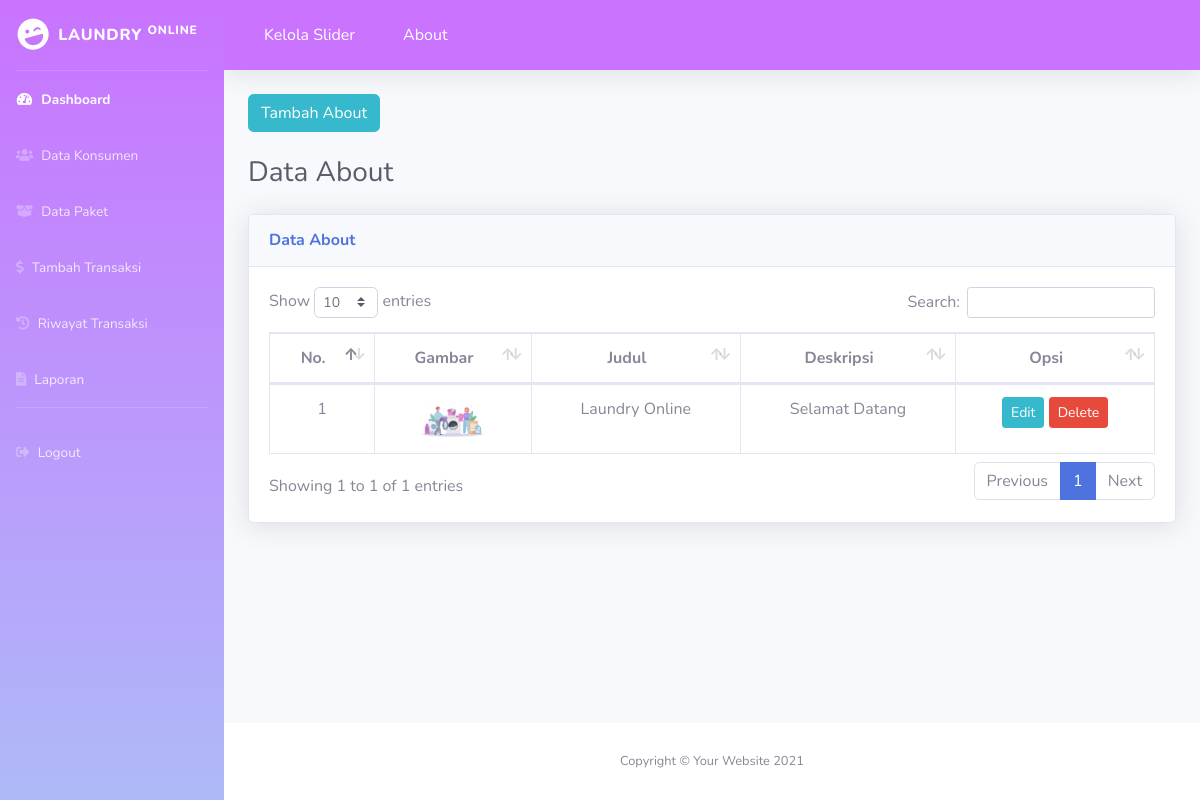
The app's page /index.php/about with its own data.
### tables this page shows
CREATE TABLE `about` (
  `id_about` int(11) NOT NULL,
  `judul_about` varchar(50) NOT NULL,
  `deskripsi_about` text NOT NULL,
  `gambar_about` varchar(100) NOT NULL
);

### application/controllers/About.php (called while the page is built, shortened)
<?php
class About extends CI_Controller
{
    public function index()
    {
        $isi['content'] = 'backend/about/v_about';
        $isi['judul']   = 'Data About';
        $isi['about'] = $this->db->get('about')->result();
        $this->load->view('backend/dashboard', $isi);
    }
}

### index.php (called while the page is built, shortened)
<?php
require_once BASEPATH.'core/CodeIgniter.php';

### application/views/backend/about/v_about.php (the view, shortened to what this page needs)
<div class="container-fluid">
    <div class="row">
        <div class="col-md-12">
            <a href="<?= base_url() ?>about/tambah" class="btn btn-info">Tambah About</a><br><br>
        </div>
    </div>
    <h1 class="h3 mb-4 text-gray-800"><?= $judul ?></h1>
    <div class="card shadow mb-4">
        <div class="card-header py-3">
            <h6 class="m-0 font-weight-bold text-primary"><?= $judul ?></h6>
        </div>
        <div class="card-body">
            <div class="table-responsive">
                <table class="table table-bordered" id="dataTable" width="100%" cellspacing="0">
                    <thead>
                        <tr>
                            <th class="text-center">No. </th>
                            <th class="text-center">Gambar</th>
                            <th class="text-center">Judul</th>
                            <th class="text-center">Deskripsi</th>
                            <th class="text-center">Opsi</th>
                        </tr>
                    </thead>
                    <tbody>
                        <?php $no = 1;
                        foreach ($about as $a) { ?>
                            <tr>
                                <td class="text-center"><?= $no++ ?></td>
                                <td class="text-center">
                                    <a href="<?= base_url('assets/images/about/') ?><?= $a->gambar_about ?>" target="_blank">
                                        <img src="<?= base_url('assets/images/about/') ?><?= $a->gambar_about ?>" width="70">
                                    </a>
                                </td>
                                <td class="text-center"><?= $a->judul_about ?></td>
                                <td class="text-center"><?= $a->deskripsi_about ?></td>
                                <td class="text-center">
                                    <a href="<?= base_url() ?>about/edit/<?= $a->id_about ?>" class="btn btn-info btn-sm">Edit</a>
                                    <a onclick="return confirm('Yakin mau menghapus?')" href="<?= base_url() ?>about/delete/<?= $a->id_about ?>" class="btn btn-danger btn-sm">Delete</a>
                                </td>
                            </tr>
                        <?php } ?>
                    </tbody>
                </table>
            </div>
        </div>
    </div>
</div>

### records on screen
about: gambar_about (picture), judul_about "Laundry Online", deskripsi_about "Selamat Datang"

### other values on screen
$judul "Data About"
